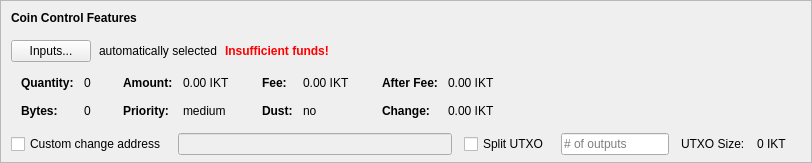
    <widget class="QFrame" name="frameCoinControl">
     <property name="sizePolicy">
      <sizepolicy hsizetype="Expanding" vsizetype="Expanding">
       <horstretch>0</horstretch>
       <verstretch>0</verstretch>
      </sizepolicy>
     </property>
     <property name="maximumSize">
      <size>
       <width>16777215</width>
       <height>16777215</height>
      </size>
     </property>
     <property name="frameShape">
      <enum>QFrame::StyledPanel</enum>
     </property>
     <property name="frameShadow">
      <enum>QFrame::Sunken</enum>
     </property>
     <layout class="QVBoxLayout" name="verticalLayoutCoinControl2">
      <property name="spacing">
       <number>0</number>
      </property>
      <property name="leftMargin">
       <number>0</number>
      </property>
      <property name="topMargin">
       <number>0</number>
      </property>
      <property name="rightMargin">
       <number>0</number>
      </property>
      <property name="bottomMargin">
       <number>6</number>
      </property>
      <item>
       <layout class="QVBoxLayout" name="verticalLayoutCoinControl" stretch="0,0,0,0,1">
        <property name="spacing">
         <number>0</number>
        </property>
        <property name="leftMargin">
         <number>10</number>
        </property>
        <property name="topMargin">
         <number>10</number>
        </property>
        <item>
         <layout class="QHBoxLayout" name="horizontalLayoutCoinControl1">
          <property name="bottomMargin">
           <number>15</number>
          </property>
          <item>
           <widget class="QLabel" name="labelCoinControlFeatures">
            <property name="sizePolicy">
             <sizepolicy hsizetype="Preferred" vsizetype="Maximum">
              <horstretch>0</horstretch>
              <verstretch>0</verstretch>
             </sizepolicy>
            </property>
            <property name="font">
             <font>
              <weight>75</weight>
              <bold>true</bold>
             </font>
            </property>
            <property name="styleSheet">
             <string notr="true">font-weight:bold;</string>
            </property>
            <property name="text">
             <string>Coin Control Features</string>
            </property>
           </widget>
          </item>
         </layout>
        </item>
        <item>
         <layout class="QHBoxLayout" name="horizontalLayoutCoinControl2" stretch="0,0,0,0">
          <property name="spacing">
           <number>8</number>
          </property>
          <property name="bottomMargin">
           <number>10</number>
          </property>
          <item>
           <widget class="QPushButton" name="pushButtonCoinControl">
            <property name="styleSheet">
             <string notr="true"/>
            </property>
            <property name="text">
             <string>Inputs...</string>
            </property>
            <property name="autoDefault">
             <bool>false</bool>
            </property>
           </widget>
          </item>
          <item>
           <widget class="QLabel" name="labelCoinControlAutomaticallySelected">
            <property name="text">
             <string>automatically selected</string>
            </property>
            <property name="margin">
             <number>5</number>
            </property>
           </widget>
          </item>
          <item>
           <widget class="QLabel" name="labelCoinControlInsuffFunds">
            <property name="font">
             <font>
              <weight>75</weight>
              <bold>true</bold>
             </font>
            </property>
            <property name="styleSheet">
             <string notr="true">color:red;font-weight:bold;</string>
            </property>
            <property name="text">
             <string>Insufficient funds!</string>
            </property>
            <property name="margin">
             <number>5</number>
            </property>
           </widget>
          </item>
          <item>
           <spacer name="horizontalSpacerCoinControl">
            <property name="orientation">
             <enum>Qt::Horizontal</enum>
            </property>
            <property name="sizeHint" stdset="0">
             <size>
              <width>40</width>
              <height>1</height>
             </size>
            </property>
           </spacer>
          </item>
         </layout>
        </item>
        <item>
         <widget class="QWidget" name="widgetCoinControl" native="true">
          <property name="sizePolicy">
           <sizepolicy hsizetype="Preferred" vsizetype="Preferred">
            <horstretch>0</horstretch>
            <verstretch>0</verstretch>
           </sizepolicy>
          </property>
          <property name="minimumSize">
           <size>
            <width>0</width>
            <height>0</height>
           </size>
          </property>
          <property name="styleSheet">
           <string notr="true"/>
          </property>
          <layout class="QHBoxLayout" name="horizontalLayoutCoinControl5">
           <property name="leftMargin">
            <number>0</number>
           </property>
           <property name="topMargin">
            <number>0</number>
           </property>
           <property name="rightMargin">
            <number>0</number>
           </property>
           <property name="bottomMargin">
            <number>0</number>
           </property>
           <item>
            <layout class="QHBoxLayout" name="horizontalLayoutCoinControl3" stretch="0,0,0,1">
             <property name="spacing">
              <number>20</number>
             </property>
             <property name="topMargin">
              <number>0</number>
             </property>
             <property name="bottomMargin">
              <number>10</number>
             </property>
             <item>
              <layout class="QFormLayout" name="formLayoutCoinControl1">
               <property name="horizontalSpacing">
                <number>10</number>
               </property>
               <property name="verticalSpacing">
                <number>14</number>
               </property>
               <property name="leftMargin">
                <number>10</number>
               </property>
               <property name="topMargin">
                <number>4</number>
               </property>
               <property name="rightMargin">
                <number>6</number>
               </property>
               <item row="0" column="0">
                <widget class="QLabel" name="labelCoinControlQuantityText">
                 <property name="font">
                  <font>
                   <weight>75</weight>
                   <bold>true</bold>
                  </font>
                 </property>
                 <property name="text">
                  <string>Quantity:</string>
                 </property>
                 <property name="margin">
                  <number>0</number>
                 </property>
                </widget>
               </item>
               <item row="0" column="1">
                <widget class="QLabel" name="labelCoinControlQuantity">
                 <property name="cursor">
                  <cursorShape>IBeamCursor</cursorShape>
                 </property>
                 <property name="contextMenuPolicy">
                  <enum>Qt::ActionsContextMenu</enum>
                 </property>
                 <property name="text">
                  <string notr="true">0</string>
                 </property>
                 <property name="margin">
                  <number>0</number>
                 </property>
                 <property name="textInteractionFlags">
                  <set>Qt::LinksAccessibleByMouse|Qt::TextSelectableByKeyboard|Qt::TextSelectableByMouse</set>
                 </property>
                </widget>
               </item>
               <item row="1" column="0">
                <widget class="QLabel" name="labelCoinControlBytesText">
                 <property name="font">
                  <font>
                   <weight>75</weight>
                   <bold>true</bold>
                  </font>
                 </property>
                 <property name="text">
                  <string>Bytes:</string>
                 </property>
                </widget>
               </item>
               <item row="1" column="1">
                <widget class="QLabel" name="labelCoinControlBytes">
                 <property name="cursor">
                  <cursorShape>IBeamCursor</cursorShape>
                 </property>
                 <property name="contextMenuPolicy">
                  <enum>Qt::ActionsContextMenu</enum>
                 </property>
                 <property name="text">
                  <string notr="true">0</string>
                 </property>
                 <property name="textInteractionFlags">
                  <set>Qt::LinksAccessibleByMouse|Qt::TextSelectableByKeyboard|Qt::TextSelectableByMouse</set>
                 </property>
                </widget>
               </item>
              </layout>
             </item>
             <item>
              <layout class="QFormLayout" name="formLayoutCoinControl2">
               <property name="horizontalSpacing">
                <number>10</number>
               </property>
               <property name="verticalSpacing">
                <number>14</number>
               </property>
               <property name="leftMargin">
                <number>6</number>
               </property>
               <property name="topMargin">
                <number>4</number>
               </property>
               <property name="rightMargin">
                <number>6</number>
               </property>
               <item row="0" column="0">
                <widget class="QLabel" name="labelCoinControlAmountText">
                 <property name="font">
                  <font>
                   <weight>75</weight>
                   <bold>true</bold>
                  </font>
                 </property>
                 <property name="text">
                  <string>Amount:</string>
                 </property>
                 <property name="margin">
                  <number>0</number>
                 </property>
                </widget>
               </item>
               <item row="0" column="1">
                <widget class="QLabel" name="labelCoinControlAmount">
                 <property name="cursor">
                  <cursorShape>IBeamCursor</cursorShape>
                 </property>
                 <property name="contextMenuPolicy">
                  <enum>Qt::ActionsContextMenu</enum>
                 </property>
                 <property name="text">
                  <string notr="true">0.00 IKT</string>
                 </property>
                 <property name="textInteractionFlags">
                  <set>Qt::LinksAccessibleByMouse|Qt::TextSelectableByKeyboard|Qt::TextSelectableByMouse</set>
                 </property>
                </widget>
               </item>
               <item row="1" column="0">
                <widget class="QLabel" name="labelCoinControlPriorityText">
                 <property name="font">
                  <font>
                   <weight>75</weight>
                   <bold>true</bold>
                  </font>
                 </property>
                 <property name="text">
                  <string>Priority:</string>
                 </property>
                </widget>
               </item>
               <item row="1" column="1">
                <widget class="QLabel" name="labelCoinControlPriority">
                 <property name="cursor">
                  <cursorShape>IBeamCursor</cursorShape>
                 </property>
                 <property name="contextMenuPolicy">
                  <enum>Qt::ActionsContextMenu</enum>
                 </property>
                 <property name="text">
                  <string>medium</string>
                 </property>
                 <property name="textInteractionFlags">
                  <set>Qt::LinksAccessibleByMouse|Qt::TextSelectableByKeyboard|Qt::TextSelectableByMouse</set>
                 </property>
                </widget>
               </item>
              </layout>
             </item>
             <item>
              <layout class="QFormLayout" name="formLayoutCoinControl3">
               <property name="horizontalSpacing">
                <number>10</number>
               </property>
               <property name="verticalSpacing">
                <number>14</number>
               </property>
               <property name="leftMargin">
                <number>6</number>
               </property>
               <property name="topMargin">
                <number>4</number>
               </property>
               <property name="rightMargin">
                <number>6</number>
               </property>
               <item row="0" column="0">
                <widget class="QLabel" name="labelCoinControlFeeText">
                 <property name="font">
                  <font>
                   <weight>75</weight>
                   <bold>true</bold>
                  </font>
                 </property>
                 <property name="text">
                  <string>Fee:</string>
                 </property>
                 <property name="margin">
                  <number>0</number>
                 </property>
                </widget>
               </item>
               <item row="0" column="1">
                <widget class="QLabel" name="labelCoinControlFee">
                 <property name="cursor">
                  <cursorShape>IBeamCursor</cursorShape>
                 </property>
                 <property name="contextMenuPolicy">
                  <enum>Qt::ActionsContextMenu</enum>
                 </property>
                 <property name="text">
                  <string notr="true">0.00 IKT</string>
                 </property>
                 <property name="textInteractionFlags">
                  <set>Qt::LinksAccessibleByMouse|Qt::TextSelectableByKeyboard|Qt::TextSelectableByMouse</set>
                 </property>
                </widget>
               </item>
               <item row="1" column="0">
                <widget class="QLabel" name="labelCoinControlLowOutputText">
                 <property name="font">
                  <font>
                   <weight>75</weight>
                   <bold>true</bold>
                  </font>
                 </property>
                 <property name="text">
                  <string>Dust:</string>
                 </property>
                </widget>
               </item>
               <item row="1" column="1">
                <widget class="QLabel" name="labelCoinControlLowOutput">
                 <property name="cursor">
                  <cursorShape>IBeamCursor</cursorShape>
                 </property>
                 <property name="contextMenuPolicy">
                  <enum>Qt::ActionsContextMenu</enum>
                 </property>
                 <property name="text">
                  <string>no</string>
                 </property>
                 <property name="textInteractionFlags">
                  <set>Qt::LinksAccessibleByMouse|Qt::TextSelectableByKeyboard|Qt::TextSelectableByMouse</set>
                 </property>
                </widget>
               </item>
              </layout>
             </item>
             <item>
              <layout class="QFormLayout" name="formLayoutCoinControl4">
               <property name="horizontalSpacing">
                <number>10</number>
               </property>
               <property name="verticalSpacing">
                <number>14</number>
               </property>
               <property name="leftMargin">
                <number>6</number>
               </property>
               <property name="topMargin">
                <number>4</number>
               </property>
               <property name="rightMargin">
                <number>6</number>
               </property>
               <item row="0" column="0">
                <widget class="QLabel" name="labelCoinControlAfterFeeText">
                 <property name="font">
                  <font>
                   <weight>75</weight>
                   <bold>true</bold>
                  </font>
                 </property>
                 <property name="text">
                  <string>After Fee:</string>
                 </property>
                 <property name="margin">
                  <number>0</number>
                 </property>
                </widget>
               </item>
               <item row="0" column="1">
                <widget class="QLabel" name="labelCoinControlAfterFee">
                 <property name="cursor">
                  <cursorShape>IBeamCursor</cursorShape>
                 </property>
                 <property name="contextMenuPolicy">
                  <enum>Qt::ActionsContextMenu</enum>
                 </property>
                 <property name="text">
                  <string notr="true">0.00 IKT</string>
                 </property>
                 <property name="textInteractionFlags">
                  <set>Qt::LinksAccessibleByMouse|Qt::TextSelectableByKeyboard|Qt::TextSelectableByMouse</set>
                 </property>
                </widget>
               </item>
               <item row="1" column="0">
                <widget class="QLabel" name="labelCoinControlChangeText">
                 <property name="font">
                  <font>
                   <weight>75</weight>
                   <bold>true</bold>
                  </font>
                 </property>
                 <property name="text">
                  <string>Change:</string>
                 </property>
                </widget>
               </item>
               <item row="1" column="1">
                <widget class="QLabel" name="labelCoinControlChange">
                 <property name="cursor">
                  <cursorShape>IBeamCursor</cursorShape>
                 </property>
                 <property name="contextMenuPolicy">
                  <enum>Qt::ActionsContextMenu</enum>
                 </property>
                 <property name="text">
                  <string notr="true">0.00 IKT</string>
                 </property>
                 <property name="textInteractionFlags">
                  <set>Qt::LinksAccessibleByMouse|Qt::TextSelectableByKeyboard|Qt::TextSelectableByMouse</set>
                 </property>
                </widget>
               </item>
              </layout>
             </item>
            </layout>
           </item>
          </layout>
         </widget>
        </item>
        <item>
         <layout class="QHBoxLayout" name="horizontalLayoutCoinControl4" stretch="0,0,0,0,0,0,0">
          <property name="spacing">
           <number>12</number>
          </property>
          <property name="sizeConstraint">
           <enum>QLayout::SetDefaultConstraint</enum>
          </property>
          <property name="topMargin">
           <number>5</number>
          </property>
          <property name="rightMargin">
           <number>5</number>
          </property>
          <item>
           <widget class="QCheckBox" name="checkBoxCoinControlChange">
            <property name="toolTip">
             <string>If this is activated, but the change address is empty or invalid, change will be sent to a newly generated address.</string>
            </property>
            <property name="text">
             <string>Custom change address</string>
            </property>
           </widget>
          </item>
          <item>
           <widget class="QValidatedLineEdit" name="lineEditCoinControlChange">
            <property name="enabled">
             <bool>false</bool>
            </property>
            <property name="sizePolicy">
             <sizepolicy hsizetype="Expanding" vsizetype="Fixed">
              <horstretch>0</horstretch>
              <verstretch>0</verstretch>
             </sizepolicy>
            </property>
           </widget>
          </item>
          <item>
           <widget class="QCheckBox" name="splitBlockCheckBox">
            <property name="text">
             <string>Split UTXO</string>
            </property>
           </widget>
          </item>
          <item>
           <widget class="QLineEdit" name="splitBlockLineEdit">
            <property name="sizePolicy">
             <sizepolicy hsizetype="Fixed" vsizetype="Fixed">
              <horstretch>50</horstretch>
              <verstretch>0</verstretch>
             </sizepolicy>
            </property>
            <property name="placeholderText">
             <string># of outputs</string>
            </property>
           </widget>
          </item>
          <item>
           <widget class="QLabel" name="labelBlockSizeText">
            <property name="text">
             <string>UTXO Size:</string>
            </property>
           </widget>
          </item>
          <item>
           <widget class="QLabel" name="labelBlockSize">
            <property name="text">
             <string>0 IKT</string>
            </property>
           </widget>
          </item>
          <item>
           <widget class="QLabel" name="labelCoinControlChangeLabel">
            <property name="sizePolicy">
             <sizepolicy hsizetype="Preferred" vsizetype="Expanding">
              <horstretch>0</horstretch>
              <verstretch>0</verstretch>
             </sizepolicy>
            </property>
            <property name="minimumSize">
             <size>
              <width>0</width>
              <height>0</height>
             </size>
            </property>
            <property name="text">
             <string/>
            </property>
            <property name="margin">
             <number>3</number>
            </property>
           </widget>
          </item>
         </layout>
        </item>
        <item>
         <spacer name="verticalSpacerCoinControl">
          <property name="orientation">
           <enum>Qt::Vertical</enum>
          </property>
          <property name="sizeHint" stdset="0">
           <size>
            <width>800</width>
            <height>1</height>
           </size>
          </property>
         </spacer>
        </item>
       </layout>
      </item>
     </layout>
    </widget>
